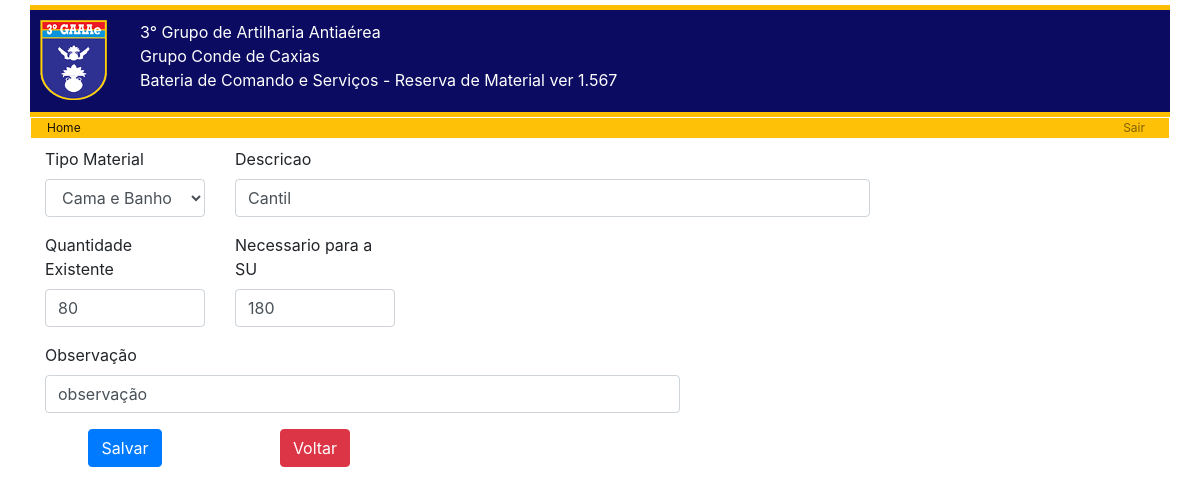
The page /arquivos/edit_mat.php?id=2 on the database its author committed.
### tables this page shows
CREATE TABLE `material` (
  `id` int(5) NOT NULL,
  `tipo` int(5) NOT NULL,
  `descri` varchar(100) NOT NULL,
  `quantidade` int(10) NOT NULL,
  `necessi` int(4) NOT NULL,
  `obs` varchar(200) NOT NULL
);

### arquivos/edit_mat.php (the view, shortened to what this page needs)
<?php
$id = $_GET['id'];
$database = open_database();
$string = "SELECT * FROM material WHERE id = $id ";
$result = $database->query($string);
$string1 = "SELECT * FROM tipomat ";
$result1 = $database->query($string1);
foreach($result as $row){
}
?>
<div class="container">
	<form action="grava_emat.php" method="post">
		<div class="row">
			<div class="form-group col-md-2">
				<label for="campo3">Tipo Material</label>
				 <select class="form-control form-control-md" name="customer['tipo']" required>
				 <?php
				 foreach($result1 as $row1){
				     if ($row['tipo']==$row1[id]){
				         echo "<option value=". $row1[id]." selected >".$row1['tipo']."</option>";
				     }else{
				         echo "<option value=". $row1[id].">".$row1['tipo']."</option>";
				         echo $row['tipo'];
				     }
				 }
				 ?>
				</select>
			</div>
			<div class="form-group col-sm-7">
				<label for="data_val">Descricao</label> <input type="text" maxlength="100" value="<?php echo $row['descri']?>"	class="form-control" name="customer['descri']">
			</div>
		</div>
		<div class="row">
			<div class="form-group col-md-2">
				<label for="campo3">Quantidade Existente</label> <input type="text" value="<?php echo $row['quantidade']?>"
					class="form-control" name="customer['quanti']" required maxlength="4">
			</div>
			<div class="form-group col-md-2">
				<label for="campo3">Necessario para a SU</label> <input type="text" value="<?php echo $row['necessi']?>"
					class="form-control" name="customer['nece']"  required maxlength="4">
			</div>
		</div>
		<div class="row">
			<div class="form-group col-md-7">
				<label for="campo3">Observação</label> <input type="text" value="<?php echo $row['obs']?>"
					class="form-control" name="customer['obs']" >
			</div>
		</div>
		<div class="row">
		<div class="form-group col-md-2 text-center">
		<input type="submit" value="Salvar" class="btn btn-primary align-middle"'>
		</div>
		<div class="form-group col-md-2 text-center">
				<a href="<?php echo BASEURL;?>arquivos/lista_mat.php" class="btn btn-danger align-middle"'>Voltar</a>
		</div>
		</div>
	</form>
</div>

### inc/header.php (style rules this page uses)
body { padding-top: 5px; padding-bottom: 20px; }

### rows shown on the page
material: descri "Cantil", quantidade "80", necessi "180", obs "observação"

### other values the page prints
form field value "Cama e Banho"
